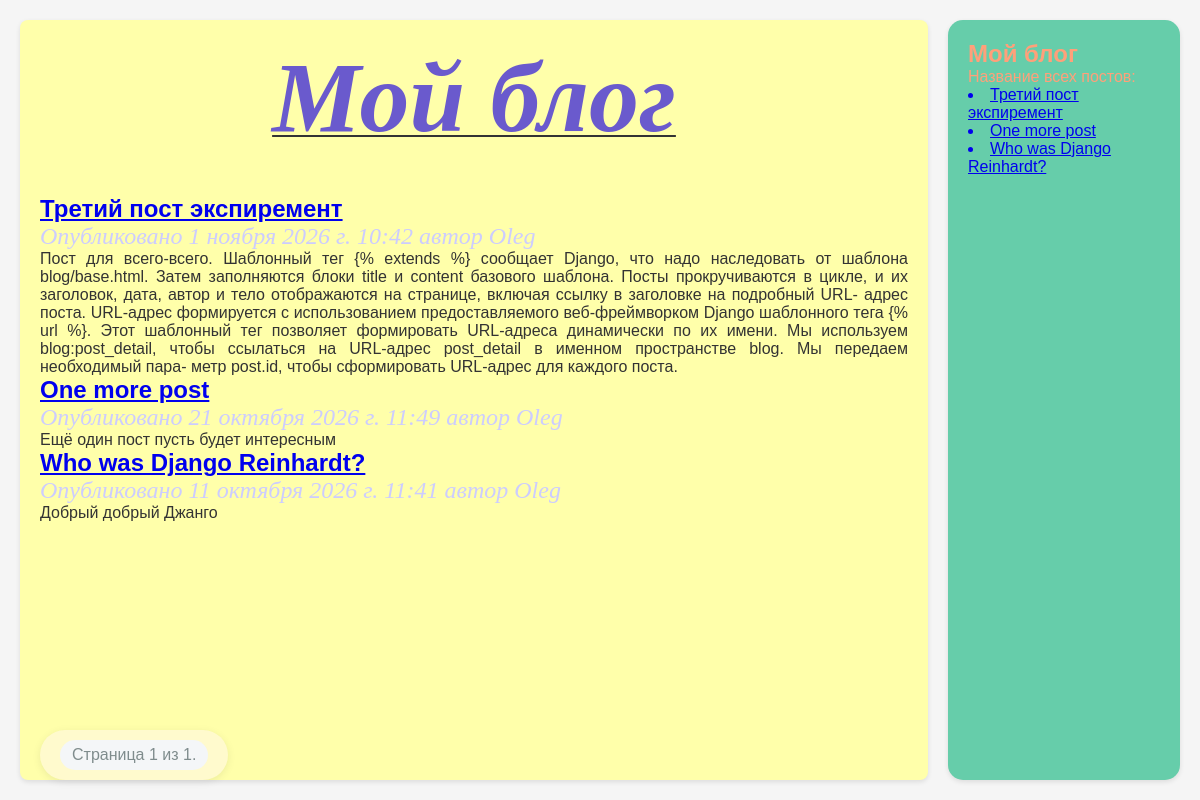
Before: / with the older database file.
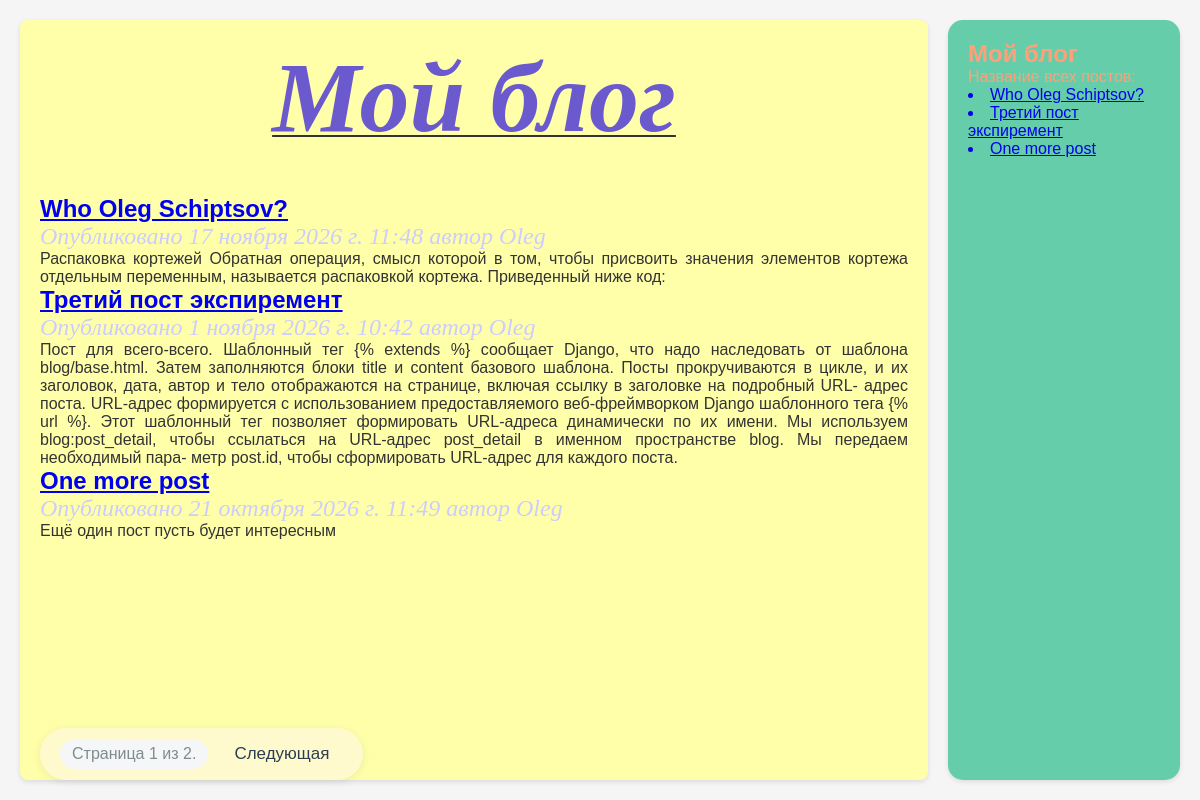
After: the same page with the newer database file.
### blogik/models.py (models this page shows, shortened)
class Post(models.Model):
    class Status(models.TextChoices):
        DRAFT = 'DF', 'Draft'
        PUBLISHED = 'PB', 'Published'
    title = models.CharField(max_length=250)
    slug = models.SlugField(max_length=250,
                            unique_for_date='publish')
    body = models.TextField()
    publish = models.DateTimeField(default=timezone.now)
    created = models.DateTimeField(auto_now_add=True)
    updated = models.DateTimeField(auto_now=True)
    status = models.CharField(max_length=2,
                              choices=Status.choices,
                              default=Status.DRAFT)#поле для упр-я постов
    author = models.ForeignKey(User,
                               on_delete=models.CASCADE,
                               related_name='blogik_posts')
    objects = models.Manager()
    published = PublishedManager()
    ooo = OooManager()
    class Meta:
        ordering = ['-publish']
        indexes = [
            models.Index(fields=['-publish']),
        ]
    def get_absolute_url(self):
        return reverse('blogik:post_detail',
                       kwargs={'year':self.publish.year,
                             'month':self.publish.month,
                             'post_slug':self.slug,
                             'day':self.publish.day,
                               })

### blogik/views.py (the view)
# urls.py: path('', views.post_list, name='post_list'),
def post_list(request):
    posts_list = Post.published.all()
    paginator = Paginator(posts_list,3)
    page_num = request.GET.get('page',1)
    posts = paginator.get_page(page_num)
    return render(request,
                  'blogik/post/list.html',
                  {'posts': posts})

### blogik/models.py (called while the page is built)
    def get_queryset(self):
        return super().get_queryset()\
                .filter(status=Post.Status.PUBLISHED)

### blogik/templates/blogik/post/list.html (shortened to what this page needs)
{% extends 'blogik/base.html' %}
{% block content %}
    <h1 class="underline" align="center">Мой блог</h1>
    {% for post in posts %}
        <h2>
            <a href="{{ post.get_absolute_url }}">
                {{ post.title }}
            </a>
        </h2>
        <p class="date">
            Опубликовано {{ post.publish }} автор {{ post.author|capfirst }}
        </p>
        {{ post.body}}
    {% endfor %}
    {% include 'pagination.html' with page=posts %}
{% endblock %}
{% block sidebar %}
    <p>Название всех постов:</p>
    {% for post in posts %}
        <a href="{{ post.get_absolute_url }}">
            <li>{{ post.title }}</li>
        </a>
    {% endfor %}
{% endblock %}

### blogik/templates/blogik/base.html (shortened to what this page needs)
<!DOCTYPE html>
{% load static %}
<html>
<head>
  <link href="{% static 'css/style.css' %}" rel="stylesheet">
</head>
<body>
  <div class="layout">
    <div id="content">
      {% block content %}
      {% endblock %}
    </div>
    <div id="sidebar">
      <h2>Мой блог</h2>
       {% block sidebar %}
       {% endblock %}
    </div>
  </div>
</body>
</html>

### blogik/templates/pagination.html (shortened to what this page needs)
<!DOCTYPE html>
<div class="pagination">
    <span class="step-links">
        <span class="current">
            Страница {{ page.number }} из  {{ page.paginator.num_pages }}.
        </span>
        {%  if page.has_next %}
            <a href="?page={{ page.next_page_number }}" class="page-link">Следующая</a>
        {% endif %}
    </span>
</div>

### blogik/static/css/style.css (style rules this page uses)
* { margin: 0; padding: 0; box-sizing: border-box; }
.underline { margin-bottom: 40px; text-decoration: underline; text-decoration-color: #333; text-decoration-thickness: 2px; text-underline-offset: 4px; color:#6A5ACD; font-size: 100px; font-style: italic; font-family: Times New Roman, sans-serif; }
body { font-family: Arial, sans-serif; background: #f5f5f5; color: #333; }
.layout { display: flex; gap: 20px; min-height: 100vh; padding: 20px; max-width: auto; margin: 0 auto; }
#content { text-align: justify; flex: 1; background: #ffa; padding: 20px; border-radius: 8px; box-shadow: 0 2px 5px rgba(0, 0, 0, 0.1); }
#sidebar { width: 20%; flex-shrink: 0; background: #66CDAA; padding: 20px; border-radius: 15px; color: #FFA07A; box-shadow: 0 2px 5px rgba(0, 0, 0, 0.1); }
p.date { color:#ccf; font-family: georgia, serif; font-size: 24px; font-style: italic; }
.pagination { position: fixed; bottom: 20px; text-align: center; font-family: Arial, sans-serif; }
.pagination .step-links { display: inline-flex; align-items: center; gap: 12px; background: #FFFACD; padding: 10px 20px; border-radius: 30px; box-shadow: 0 2px 8px rgba(0, 0, 0, 0.08); }
.pagination .page-link { color: #2c3e50; text-decoration: none; font-size: 17px; font-weight: 500; padding: 6px 14px; border-radius: 20px; transition: background 0.2s ease-in, color 0.2s ease-in; }
.pagination .current { color: #7f8c8d; font-size: 16px; font-weight: 500; padding: 6px 12px; border-radius: 20px; background: #f4f6f8; }

Changed rows visible on the page:
no longer on this page (row unchanged): Post: title "Who was Django Reinhardt?", publish "11 октября 2026 г. 11:41", author "Oleg", body "Добрый добрый Джанго"
added Post: title "Who Oleg Schiptsov?", publish "17 ноября 2026 г. 11:48", author "Oleg", body "Распаковка кортежей Обратная операция, смысл которой в том, чтобы присвоить значения элементов кортежа отдельным переменным, называется распаковкой кортежа. Приведенный ниже код:"
Other visible differences:
{{ page.paginator.num_pages }}: "1" → "2"
text now shown: "Следующая"
